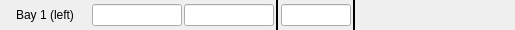
                      <widget class="QFrame" name="frame_15">
                       <property name="minimumSize">
                        <size>
                         <width>0</width>
                         <height>0</height>
                        </size>
                       </property>
                       <property name="maximumSize">
                        <size>
                         <width>16777215</width>
                         <height>30</height>
                        </size>
                       </property>
                       <property name="frameShape">
                        <enum>QFrame::NoFrame</enum>
                       </property>
                       <property name="frameShadow">
                        <enum>QFrame::Raised</enum>
                       </property>
                       <layout class="QHBoxLayout" name="horizontalLayout_37">
                        <property name="spacing">
                         <number>0</number>
                        </property>
                        <property name="leftMargin">
                         <number>0</number>
                        </property>
                        <property name="topMargin">
                         <number>0</number>
                        </property>
                        <property name="rightMargin">
                         <number>0</number>
                        </property>
                        <property name="bottomMargin">
                         <number>0</number>
                        </property>
                        <item>
                         <layout class="QHBoxLayout" name="horizontalLayout_38">
                          <property name="spacing">
                           <number>2</number>
                          </property>
                          <item>
                           <widget class="QLabel" name="label_68">
                            <property name="minimumSize">
                             <size>
                              <width>90</width>
                              <height>0</height>
                             </size>
                            </property>
                            <property name="maximumSize">
                             <size>
                              <width>90</width>
                              <height>16777215</height>
                             </size>
                            </property>
                            <property name="text">
                             <string>Bay 1 (left)</string>
                            </property>
                            <property name="alignment">
                             <set>Qt::AlignCenter</set>
                            </property>
                           </widget>
                          </item>
                          <item>
                           <widget class="PyDMLineEdit" name="PyDMLineEdit_38">
                            <property name="minimumSize">
                             <size>
                              <width>90</width>
                              <height>0</height>
                             </size>
                            </property>
                            <property name="maximumSize">
                             <size>
                              <width>90</width>
                              <height>16777215</height>
                             </size>
                            </property>
                            <property name="toolTip">
                             <string/>
                            </property>
                            <property name="alignment">
                             <set>Qt::AlignCenter</set>
                            </property>
                            <property name="precisionFromPV" stdset="0">
                             <bool>false</bool>
                            </property>
                            <property name="channel" stdset="0">
                             <string>ca://TPR:${LOCA}:${IOC_UNIT}:${INST}:TRG09_SYS0_TWID</string>
                            </property>
                           </widget>
                          </item>
                          <item>
                           <widget class="PyDMLineEdit" name="PyDMLineEdit_39">
                            <property name="minimumSize">
                             <size>
                              <width>90</width>
                              <height>0</height>
                             </size>
                            </property>
                            <property name="maximumSize">
                             <size>
                              <width>90</width>
                              <height>16777215</height>
                             </size>
                            </property>
                            <property name="toolTip">
                             <string/>
                            </property>
                            <property name="alignment">
                             <set>Qt::AlignCenter</set>
                            </property>
                            <property name="precisionFromPV" stdset="0">
                             <bool>false</bool>
                            </property>
                            <property name="channel" stdset="0">
                             <string>ca://TPR:${LOCA}:${IOC_UNIT}:${INST}:TRG09_SYS0_TDES</string>
                            </property>
                           </widget>
                          </item>
                          <item>
                           <widget class="Line" name="line_30">
                            <property name="frameShadow">
                             <enum>QFrame::Plain</enum>
                            </property>
                            <property name="lineWidth">
                             <number>2</number>
                            </property>
                            <property name="orientation">
                             <enum>Qt::Vertical</enum>
                            </property>
                           </widget>
                          </item>
                          <item>
                           <widget class="PyDMLineEdit" name="PyDMLineEdit_40">
                            <property name="minimumSize">
                             <size>
                              <width>70</width>
                              <height>0</height>
                             </size>
                            </property>
                            <property name="maximumSize">
                             <size>
                              <width>70</width>
                              <height>16777215</height>
                             </size>
                            </property>
                            <property name="toolTip">
                             <string/>
                            </property>
                            <property name="alignment">
                             <set>Qt::AlignCenter</set>
                            </property>
                            <property name="channel" stdset="0">
                             <string>ca://TPR:${LOCA}:${IOC_UNIT}:${INST}:CH09_EVCODE</string>
                            </property>
                           </widget>
                          </item>
                          <item>
                           <widget class="Line" name="line_37">
                            <property name="frameShadow">
                             <enum>QFrame::Plain</enum>
                            </property>
                            <property name="lineWidth">
                             <number>2</number>
                            </property>
                            <property name="orientation">
                             <enum>Qt::Vertical</enum>
                            </property>
                           </widget>
                          </item>
                          <item>
                           <widget class="PyDMLabel" name="PyDMLabel_23">
                            <property name="minimumSize">
                             <size>
                              <width>100</width>
                              <height>0</height>
                             </size>
                            </property>
                            <property name="maximumSize">
                             <size>
                              <width>100</width>
                              <height>16777215</height>
                             </size>
                            </property>
                            <property name="toolTip">
                             <string/>
                            </property>
                            <property name="alignment">
                             <set>Qt::AlignCenter</set>
                            </property>
                            <property name="showUnits" stdset="0">
                             <bool>true</bool>
                            </property>
                            <property name="precisionFromPV" stdset="0">
                             <bool>false</bool>
                            </property>
                            <property name="alarmSensitiveContent" stdset="0">
                             <bool>true</bool>
                            </property>
                            <property name="channel" stdset="0">
                             <string>ca://TPR:${LOCA}:${IOC_UNIT}:${INST}:CH09_RATE</string>
                            </property>
                           </widget>
                          </item>
                          <item>
                           <widget class="PyDMByteIndicator" name="PyDMByteIndicator_4">
                            <property name="minimumSize">
                             <size>
                              <width>15</width>
                              <height>15</height>
                             </size>
                            </property>
                            <property name="maximumSize">
                             <size>
                              <width>15</width>
                              <height>15</height>
                             </size>
                            </property>
                            <property name="toolTip">
                             <string/>
                            </property>
                            <property name="channel" stdset="0">
                             <string>ca://TPR:${LOCA}:${IOC_UNIT}:${INST}:CH09_SYS0_TCTL</string>
                            </property>
                            <property name="showLabels" stdset="0">
                             <bool>false</bool>
                            </property>
                            <property name="labels" stdset="0">
                             <stringlist>
                              <string></string>
                             </stringlist>
                            </property>
                           </widget>
                          </item>
                          <item>
                           <spacer name="horizontalSpacer_16">
                            <property name="orientation">
                             <enum>Qt::Horizontal</enum>
                            </property>
                            <property name="sizeHint" stdset="0">
                             <size>
                              <width>40</width>
                              <height>20</height>
                             </size>
                            </property>
                           </spacer>
                          </item>
                         </layout>
                        </item>
                       </layout>
                      </widget>
